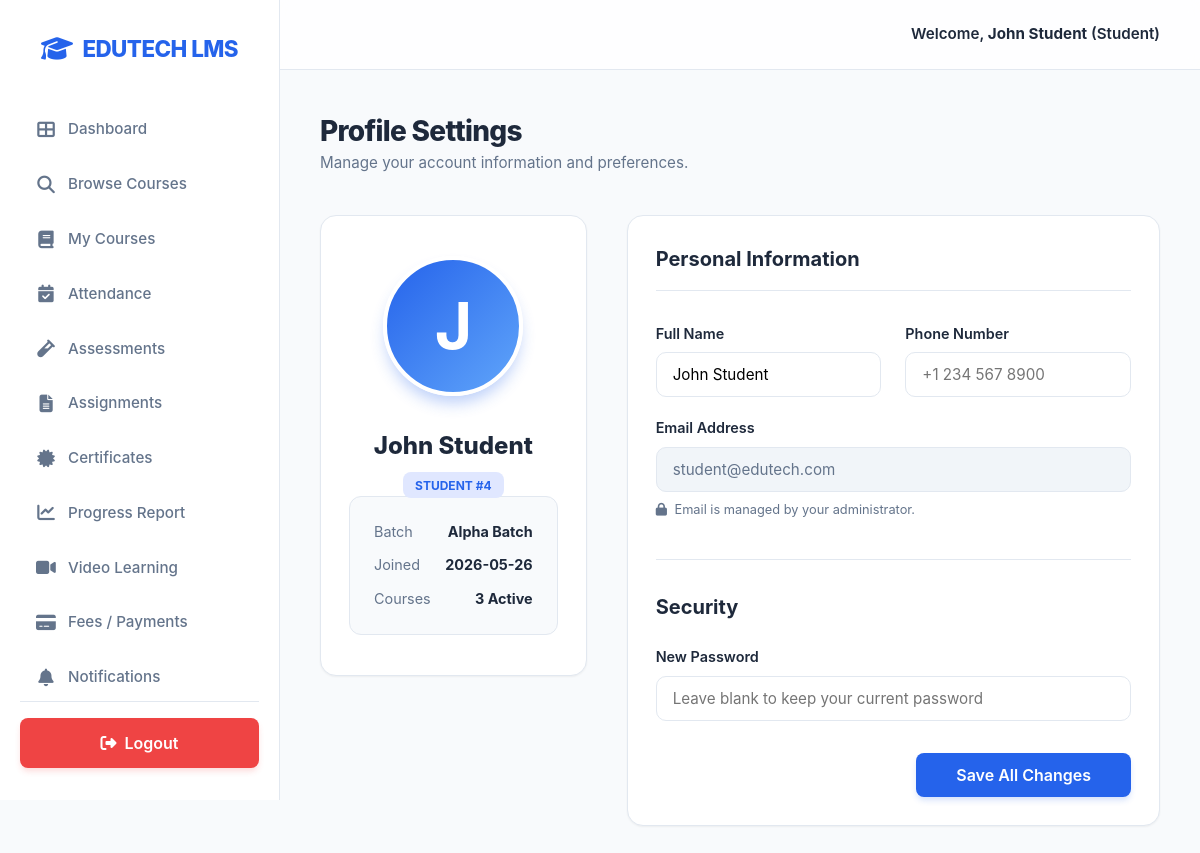
The page /student/profile (signed in) on the database as committed earlier.
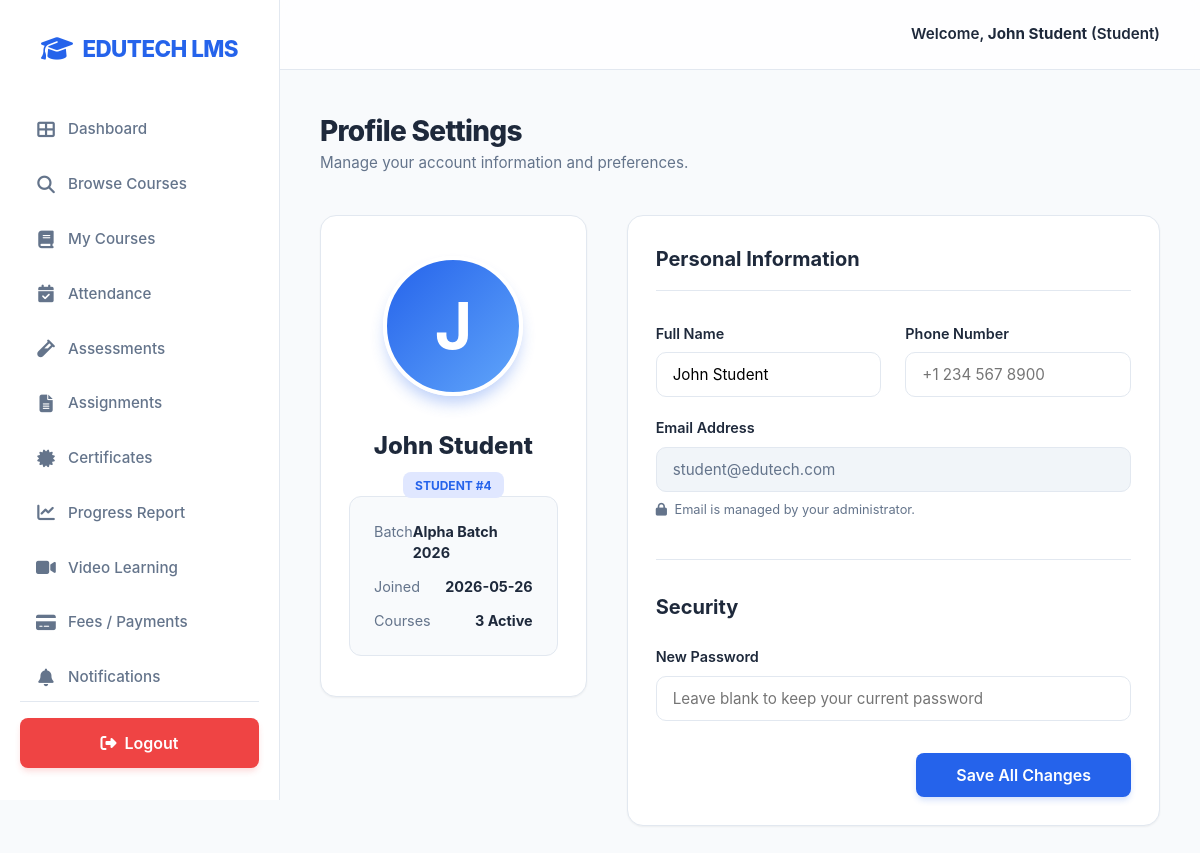
The same page on the database as committed later.
### tables this page shows
CREATE TABLE batches (
        id INTEGER PRIMARY KEY AUTOINCREMENT,
        name TEXT NOT NULL,
        faculty_id INTEGER,
        FOREIGN KEY (faculty_id) REFERENCES users (id)
    );

### app.py (the view, shortened to what this page needs)
@app.route('/student/profile', methods=['GET', 'POST'])
@login_required(role='student')
def student_profile():
    conn = get_db()
    student_id = session['user_id']
    user = conn.execute("""
        SELECT u.*, s.batch_id, b.name as batch_name,
        (SELECT COUNT(*) FROM enrollments WHERE student_id = u.id) as course_count
        FROM users u
        LEFT JOIN students s ON u.id = s.user_id
        LEFT JOIN batches b ON s.batch_id = b.id
        WHERE u.id = ?
    """, (student_id,)).fetchone()
    conn.close()
    return render_template('student_profile.html', user=user)

### app.py (called while the page is built)
def login_required(role=None):
    def wrapper(f):
        @wraps(f)
        def decorated_function(*args, **kwargs):
            if 'user_id' not in session:
                return redirect(url_for('login'))
            if role and session.get('role') != role:
                flash('Unauthorized access!', 'danger')
                return redirect(url_for('dashboard'))
            return f(*args, **kwargs)
        return decorated_function
    return wrapper

### database.py (called while the page is built)
def get_db():
    conn = sqlite3.connect(DB_NAME, check_same_thread=False)
    conn.row_factory = sqlite3.Row
    return conn

### templates/student_profile.html (shortened to what the changed rows need)
{% extends "base.html" %}
{% block content %}
<div style="margin-bottom: 2.5rem;">
    <h2 style="font-size: 1.75rem; font-weight: 800; color: var(--text-main); letter-spacing: -0.025em;">Profile Settings</h2>
</div>
<div class="grid" style="grid-template-columns: 1fr 2fr; gap: 2.5rem; align-items: start;">
    <div>
        <div class="card" style="text-align: center; padding: 2.5rem 1.75rem;">
            <div style="text-align: left; background: #F8FAFC; padding: 1.5rem; border-radius: 12px; border: 1px solid var(--border-color);">
                <div style="display: flex; justify-content: space-between; margin-bottom: 0.75rem;">
                    <span style="color: var(--text-muted); font-size: 0.9rem;">Batch</span>
                    <span style="font-weight: 700; font-size: 0.9rem; color: var(--text-main);">{{ user.batch_name or 'Alpha Batch' }}</span>
                </div>
            </div>
        </div>
    </div>
</div>
{% endblock %}

Rows that differ between the two databases and show on the page:
added batches: name "Alpha Batch 2026"
Other text that changed with them:
{{ user.batch_name or 'Alpha Batch' }}: "Alpha Batch" → (not shown)
